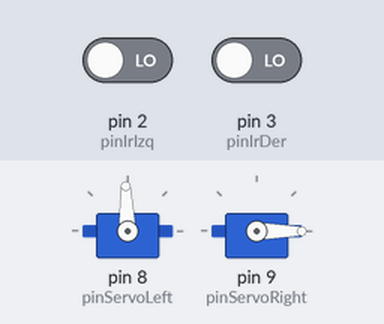
Simulated run of this sketch. Board: Arduino Uno, built with avr-gcc and run on an emulated ATmega328P. Shown: 2 × servo. The test bench sets the inputs (shaded band); at power-on: pin 3 (pinIrDer) LOW, pin 2 (pinIrIzq) LOW.

Above: at 1.2 s.
1.3 s: pin 3 (pinIrDer) driven HIGH
At 3.2 s:
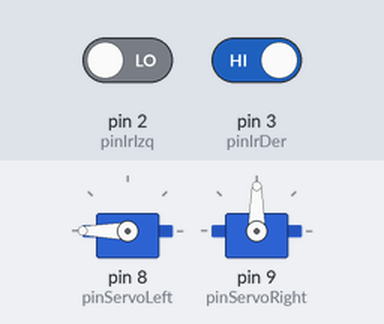
3.5 s: pin 2 (pinIrIzq) driven HIGH
At 4.4 s:
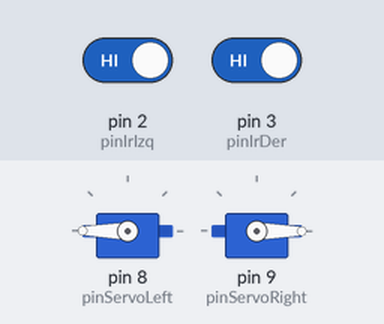
5.0 s: pin 2 (pinIrIzq) driven LOW
At 5.6 s:
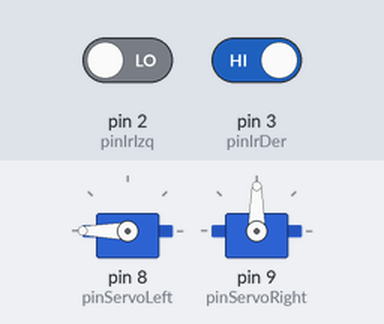
Timing chart, 0 to 8.0 s (numbered marks = the images above; inputs shaded):
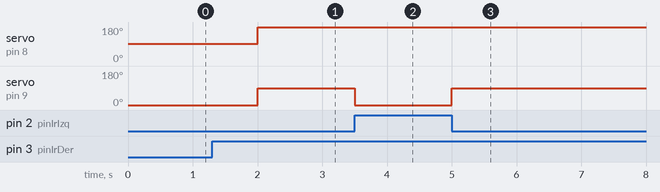

The sketch:

Ejercicio7.2.ino
```cpp
// C++ code
// GRUPO B3
// Mateo Rico Iglesias
// Chen Xin Pan Wang
// Eduardo Blanco Bielsa
#include <Servo.h>

//Motores
Servo servoLeft;
Servo servoRight;

int pinServoLeft = 8;
int pinServoRight = 9;

//Línea
int NO_LINE = LOW; // También podría ponerse 0
int LINE = HIGH; // También podría ponerse 1

//Direcciones izquierda y derecha
int pinIrDer = 3;
int pinIrIzq = 2;

int contEspiral = 91;

void setup(){
  Serial.begin(9600); // Descomentar si queréis debuguear por consola
  pinMode(pinIrDer, INPUT);
  pinMode(pinIrIzq, INPUT);
  servoLeft.attach(pinServoLeft);
  servoRight.attach(pinServoRight);
}
void loop() {
  detectarLinea();
}

void detectarLinea(){
  if(digitalRead(pinIrIzq) == LINE && digitalRead(pinIrDer) == LINE){
    goForward();
    contEspiral = 91;
  }else if(digitalRead(pinIrIzq) == LINE && digitalRead(pinIrDer) == NO_LINE){
    left();
    contEspiral = 91;
  }else if(digitalRead(pinIrIzq) == NO_LINE && digitalRead(pinIrDer) == LINE){
    right();
    contEspiral = 91;
  }else if(digitalRead(pinIrIzq) == NO_LINE && digitalRead(pinIrDer) == NO_LINE){
    espiral();
    sumarContador();
  }
}

void sumarContador(){
  contEspiral++;
  delay(1000);
}

void goForward(){
  // Adelante
  servoLeft.write(180); // Velocidad Máxima
  servoRight.write(0);

}

void goBackward(){
  // Atrás
  servoLeft.write(0);
  servoRight.write(180);

}

void stopMovement(){
  // Detener
  servoLeft.write(90);
  servoRight.write(90);

}

void left(){
   servoLeft.write(90);
   servoRight.write(0);

}

void right(){
   servoLeft.write(180);
   servoRight.write(90);

}

void espiral(){
   servoLeft.write(contEspiral);
   servoRight.write(0);
}
```

Measured:
- after the input at 1.3 s, servo on pin 9 (pinServoRight): 0° → 90° after 0.70 s
- after the input at 3.5 s, servo on pin 9 (pinServoRight): 90° → 0° at once
- after the input at 5.0 s, servo on pin 9 (pinServoRight): 0° → 90° at once
